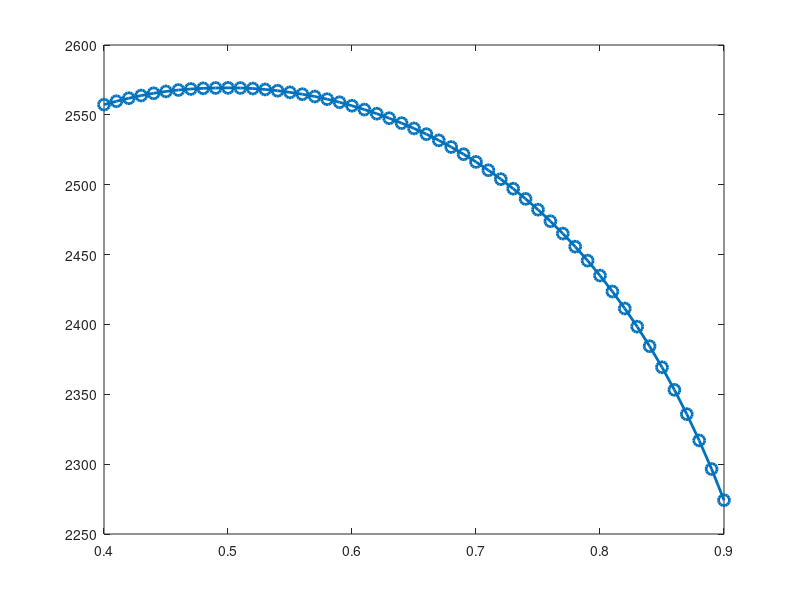

MATLAB code for this plot: (Note: this script raises an error after producing the figure.)
% Modello con Lead Time di riordino
clear; clc;
seed = min(353244,362747);
rng(seed);

% Parametri economici
p = 30; 
c1 = 15; 
c2 = 21; 
s = 8;

% Parametri veri domanda
mu_true = 200; 
sigma_true = 50;
alpha = 0.4; % frazione osservata
rho = 0.7; %coefficente di correlazione fra mattina e pomeriggio


% Parametri simulazione
M = 10000; % Numero di repliche
Past = 150; %Numero di giorni osservati
quantili_test = 0.4:0.01:0.9; 
num_q = length(quantili_test);

% Generazione degli scenari di mercato
mu1_est = zeros(M, 1);
mu2_est = zeros(M, 1);
sigma1_est = zeros(M, 1);
sigma2_est = zeros(M, 1);
D_all = zeros(M, 1);
D1_true_all = zeros(M,1);

for sim = 1:M
    hist_d1 = zeros(Past, 1);
    hist_d2 = zeros(Past, 1);
    hist_all = zeros(Past,1);
    for h = 1:Past
        Z1_h = randn();
        Z2_h = randn();
        d1_h = mu_true * alpha + sigma_true * sqrt(alpha) * Z1_h;
        d2_h = mu_true * (1 - alpha) + sigma_true * sqrt(1 - alpha) * (rho * Z1_h + sqrt(1 - rho^2) * Z2_h);
        hist_d1(h) = max(0, d1_h);
        hist_d2(h) = max(0, d2_h);
        hist_all = hist_d2 + hist_d1; 
    end

    
    mu1_est(sim) = mean(hist_d1);
    mu2_est(sim) = mean(hist_d2);
    sigma1_est(sim) = std(hist_d1);
    sigma2_est(sim) = std(hist_d2);
    mu_hat_all = mean(hist_all); 
    sigma_hat_all = std(hist_all);
    
    Z1 = randn();
    Z2 = randn();
    
    % Generiamo d1 e d2 in modo che siano correlati con fattore rho
    d1 = mu_true * alpha + sigma_true * sqrt(alpha) * Z1;
    d2 = mu_true * (1 - alpha) + sigma_true * sqrt(1 - alpha) * (rho * Z1 + sqrt(1 - rho^2) * Z2);
    
    D1_true_all(sim) = max(0, d1);
    D_all(sim) = max(0, d1) + max(0, d2);
end

% Simulazione SENZA RIORDINO (Newsvendor Classico)
crit_ratio_classic = (p - c1) / (p - s);
z_classic = norminv(crit_ratio_classic);
Q_no_reorder = max(0, mu_hat_all + z_classic * sigma_hat_all);

sales_no = min(Q_no_reorder, D_all);
leftover_no = max(0, Q_no_reorder - D_all);
profit_no_reorder = p * sales_no + s * leftover_no - c1 * Q_no_reorder;

% Simulazione CON RIORDINO
all_profits = zeros(M, num_q);
risultati_profitto = zeros(num_q, 1);

% Parametri fissi del secondo periodo
cu2 = p - c2; 
co2 = c2 - s;
crit_ratio2 = max(0, cu2 / (cu2 + co2));
z2 = norminv(crit_ratio2);

% Aggiornamento Bayesiano 
Expected_Remaining_D = mu2_est + rho * (sigma2_est ./ sigma1_est) .* (D1_true_all - mu1_est);
Expected_Remaining_D = max(0, Expected_Remaining_D);
sigma_rem = sigma2_est * sqrt(1 - rho^2);
Target_Pomeriggio = Expected_Remaining_D + z2 * sigma_rem;
D1 = D1_true_all;
D2_true = D_all - D1;


for q_idx = 1:num_q
    current_q = quantili_test(q_idx);
    z1 = norminv(current_q);
    
    % Periodo 1: Ordine iniziale
    Q1 = max(0, mu_hat_all + z1 * sigma_hat_all);
    
    % Inventario residuo e Ordine Periodo 2
    inv_rimanente = max(0, Q1 - D1); 
    Q2 = max(0, Target_Pomeriggio - inv_rimanente);
    
    % Calcolo vendite e profitto
    sales1 = min(Q1, D1); 
    sales2 = min(inv_rimanente + Q2, D2_true); 
    
    sales = sales1 + sales2;
    leftover = (inv_rimanente + Q2) - sales2;

    all_profits(:, q_idx) = p * sales + s * leftover - c1*Q1 - c2*Q2;
    risultati_profitto(q_idx) = mean(all_profits(:, q_idx));
    var_profitto(q_idx) = std(all_profits(:, q_idx));
    fprintf('Quantile: %.2f | Profitto medio: %.2f\n', current_q, risultati_profitto(q_idx));
end

% Identificazione del Migliore e del Peggiore 
[max_profit, best_idx] = max(risultati_profitto);
[min_profit, worst_idx] = min(risultati_profitto);

best_q = quantili_test(best_idx);
worst_q = quantili_test(worst_idx);
q_analitico = (c2 - c1) / (c2 - s);

% plot dell'ottimizzazione del Quantile
figure('Color', 'w', 'Position', [100, 100, 700, 400]);
plot(quantili_test, risultati_profitto, '-o', 'LineWidth', 2, 'MarkerSize', 8, 'Color', [0 0.447 0.741]);
hold on;
yline(max_profit, '--r', ['Max: ', num2str(round(max_profit,2))], 'LabelHorizontalAlignment', 'left');
xline(best_q, '--g', ['Ottimo Empirico: ', num2str(best_q)], 'LabelVerticalAlignment', 'bottom');

grid on; title('Ottimizzazione del Quantile di Primo Ordine (Q1)');
xlabel('Quantile scelto per Q1'); ylabel('Profitto Medio Atteso');
legend('Profitto Simulato', 'Max Profitto', 'Best Quantile', 'Location', 'best');

% plot della distribuzione dei Profitti 
figure('Color', 'w', 'Position', [150, 150, 800, 500]);

histogram(profit_no_reorder, 50, 'FaceAlpha', 0.4, 'FaceColor', [0.5 0.5 0.5], 'Normalization', 'probability', ...
    'DisplayName', sprintf('Senza Riordino (Media: %.0f)', mean(profit_no_reorder)));
hold on;

histogram(all_profits(:, best_idx), 50, 'FaceAlpha', 0.6, 'FaceColor', [0.4660 0.6740 0.1880], 'Normalization', 'probability', ...
    'DisplayName', sprintf('Miglior Quantile Q=%.2f (Media: %.0f)', best_q, max_profit));

title('Confronto Distribuzioni dei Profitti');
xlabel('Profitto totale realizzato');
ylabel('Frequenza Relativa');
legend('Location', 'northwest');
grid on;

fprintf('Miglior quantile empirico: %.2f (Profitto: %.2f)\n', best_q, max_profit);
fprintf('Peggior quantile empirico: %.2f (Profitto: %.2f)\n', worst_q, min_profit);
